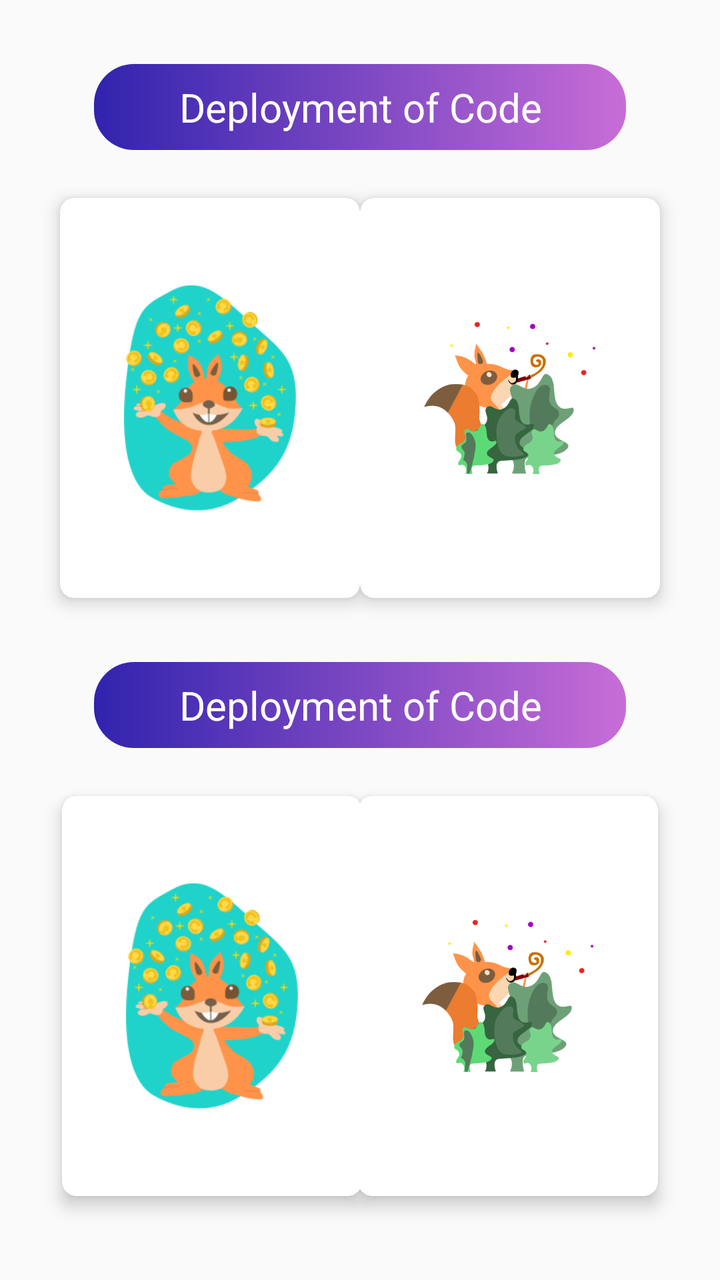
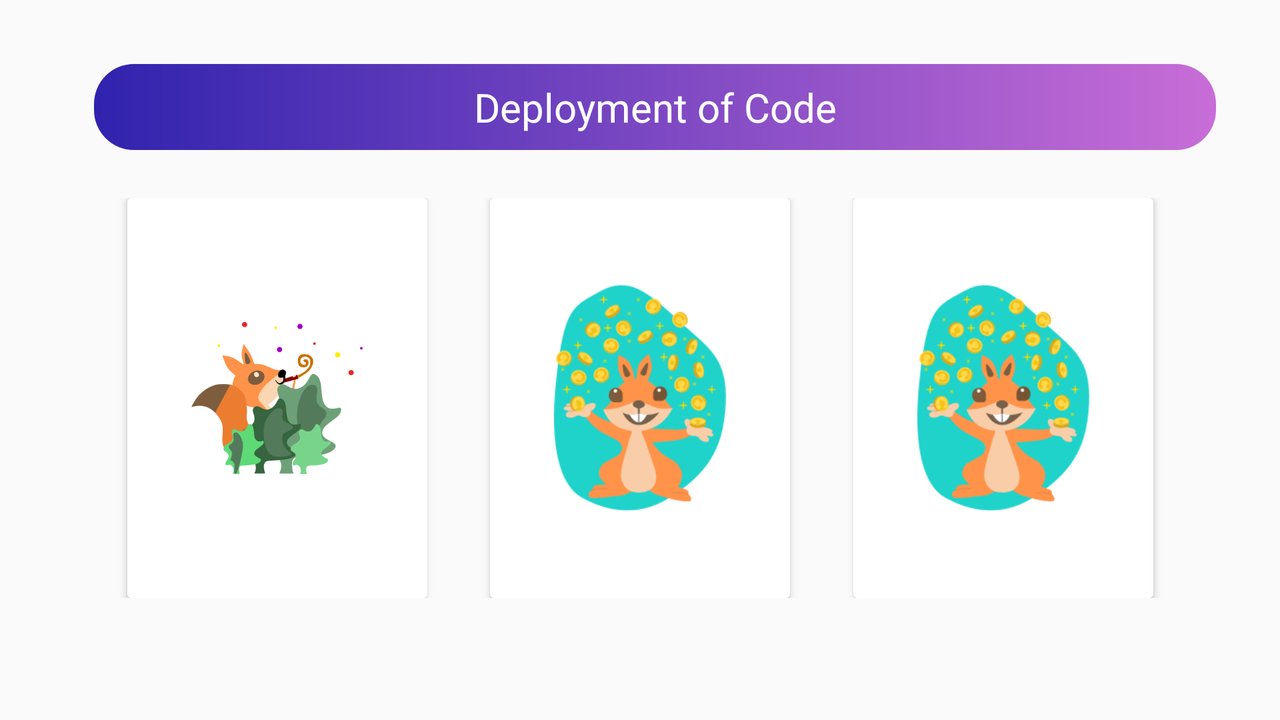

An Android layout and its configuration variant, each rendered on a device that would load it. The default file and the variant file are quoted in full after the pictures.
<!-- AndroidManifest.xml: application theme AppTheme -->
<!-- res/layout/fragment_main.xml -->
<?xml version="1.0" encoding="utf-8"?>
<androidx.constraintlayout.widget.ConstraintLayout xmlns:android="http://schemas.android.com/apk/res/android"
    xmlns:app="http://schemas.android.com/apk/res-auto"
    xmlns:tools="http://schemas.android.com/tools"
    android:id="@+id/linearLayout"
    android:layout_width="match_parent"
    android:layout_height="match_parent"
    android:orientation="vertical">

    <androidx.constraintlayout.widget.ConstraintLayout
        android:layout_width="match_parent"
        android:layout_height="match_parent"
        app:layout_constraintBottom_toBottomOf="parent"
        app:layout_constraintEnd_toEndOf="parent"
        app:layout_constraintStart_toStartOf="parent"
        app:layout_constraintTop_toTopOf="parent">

        <TextView
            android:id="@+id/textView"
            style="@style/TextViewTheme"
            android:text="@string/code_deployment"
            app:layout_constraintEnd_toEndOf="parent"
            app:layout_constraintStart_toStartOf="parent"
            app:layout_constraintTop_toTopOf="parent" />

        <androidx.cardview.widget.CardView
            android:id="@+id/cardView2"
            android:layout_width="150dp"
            android:layout_height="200dp"
            android:layout_marginStart="32dp"
            android:layout_marginTop="24dp"
            android:padding="20dp"
            app:cardCornerRadius="7dp"
            app:cardElevation="5dp"
            app:layout_constraintEnd_toStartOf="@+id/cardView"
            app:layout_constraintHorizontal_bias="0.5"
            app:layout_constraintStart_toStartOf="parent"
            app:layout_constraintTop_toBottomOf="@+id/textView">

            <androidx.constraintlayout.widget.ConstraintLayout
                android:id="@+id/constraintLayout2"
                android:layout_width="match_parent"
                android:layout_height="match_parent">

                <ImageView
                    android:id="@+id/imageView3"
                    style="@style/ImageViewPortraitTheme"
                    android:layout_width="0dp"
                    android:layout_height="0dp"
                    app:layout_constraintBottom_toBottomOf="parent"
                    app:layout_constraintEnd_toEndOf="parent"
                    app:layout_constraintStart_toStartOf="parent"
                    app:layout_constraintTop_toTopOf="parent"
                    app:srcCompat="@drawable/dummy2" />
            </androidx.constraintlayout.widget.ConstraintLayout>
        </androidx.cardview.widget.CardView>


        <androidx.cardview.widget.CardView
            android:id="@+id/cardView"
            android:layout_width="150dp"
            android:layout_height="200dp"
            android:layout_marginTop="24dp"
            android:layout_marginEnd="32dp"
            android:padding="20dp"
            app:cardCornerRadius="7dp"
            app:cardElevation="5dp"
            app:layout_constraintEnd_toEndOf="parent"
            app:layout_constraintHorizontal_bias="0.5"
            app:layout_constraintStart_toEndOf="@+id/cardView2"
            app:layout_constraintTop_toBottomOf="@+id/textView">

            <androidx.constraintlayout.widget.ConstraintLayout
                android:id="@+id/constraintLayout"
                android:layout_width="match_parent"
                android:layout_height="match_parent">

                <ImageView
                    android:id="@+id/imageView4"
                    style="@style/ImageViewPortraitTheme"
                    app:layout_constraintBottom_toBottomOf="parent"
                    app:layout_constraintEnd_toEndOf="parent"
                    app:layout_constraintStart_toStartOf="parent"
                    app:layout_constraintTop_toTopOf="parent"
                    app:srcCompat="@drawable/dummy1" />
            </androidx.constraintlayout.widget.ConstraintLayout>
        </androidx.cardview.widget.CardView>

        <androidx.constraintlayout.widget.Guideline
            android:id="@+id/guideline"
            android:layout_width="wrap_content"
            android:layout_height="wrap_content"
            android:orientation="horizontal"
            app:layout_constraintGuide_begin="20dp" />

        <TextView
            android:id="@+id/textView3"
            style="@style/TextViewTheme"
            android:text="@string/code_deployment"
            app:layout_constraintEnd_toEndOf="parent"
            app:layout_constraintStart_toStartOf="parent"
            app:layout_constraintTop_toBottomOf="@+id/cardView2" />

        <androidx.cardview.widget.CardView
            android:id="@+id/cardView3"
            android:layout_width="150dp"
            android:layout_height="200dp"
            android:layout_marginStart="32dp"
            android:layout_marginTop="24dp"
            android:padding="20dp"
            app:cardCornerRadius="7dp"
            app:cardElevation="5dp"
            app:layout_constraintEnd_toStartOf="@+id/cardView"
            app:layout_constraintHorizontal_bias="0.5"
            app:layout_constraintStart_toStartOf="parent"
            app:layout_constraintTop_toBottomOf="@+id/textView3">

            <androidx.constraintlayout.widget.ConstraintLayout
                android:id="@+id/constraintLayout3"
                android:layout_width="match_parent"
                android:layout_height="match_parent">

                <ImageView
                    android:id="@+id/imageView5"
                    style="@style/ImageViewPortraitTheme"
                    app:layout_constraintBottom_toBottomOf="parent"
                    app:layout_constraintEnd_toEndOf="parent"
                    app:layout_constraintStart_toStartOf="parent"
                    app:layout_constraintTop_toTopOf="parent"
                    app:srcCompat="@drawable/dummy2" />
            </androidx.constraintlayout.widget.ConstraintLayout>
        </androidx.cardview.widget.CardView>


        <androidx.cardview.widget.CardView
            android:id="@+id/cardView4"
            android:layout_width="150dp"
            android:layout_height="200dp"
            android:layout_marginTop="24dp"
            android:layout_marginEnd="32dp"
            android:padding="20dp"
            app:cardCornerRadius="7dp"
            app:cardElevation="5dp"
            app:layout_constraintEnd_toEndOf="parent"
            app:layout_constraintHorizontal_bias="0.5"
            app:layout_constraintStart_toEndOf="@+id/cardView2"
            app:layout_constraintTop_toBottomOf="@+id/textView3">

            <androidx.constraintlayout.widget.ConstraintLayout
                android:id="@+id/constraintLayout4"
                android:layout_width="match_parent"
                android:layout_height="match_parent">

                <ImageView
                    android:id="@+id/imageView6"
                    style="@style/ImageViewPortraitTheme"
                    app:layout_constraintBottom_toBottomOf="parent"
                    app:layout_constraintEnd_toEndOf="parent"
                    app:layout_constraintStart_toStartOf="parent"
                    app:layout_constraintTop_toTopOf="parent"
                    app:srcCompat="@drawable/dummy1" />
            </androidx.constraintlayout.widget.ConstraintLayout>
        </androidx.cardview.widget.CardView>


    </androidx.constraintlayout.widget.ConstraintLayout>

</androidx.constraintlayout.widget.ConstraintLayout>
<!-- resources referenced by this layout -->
<resources>
  <!-- drawable dummy1: png bitmap (drawable-v24, 32480 bytes) -->
  <!-- drawable dummy2: png bitmap (drawable-v24, 30161 bytes) -->
  <string name="code_deployment">Deployment of Code</string>
  <style name="ImageViewPortraitTheme" parent="@style/ImageViewTheme">
          <item name="android:layout_width">0dp</item>
          <item name="android:layout_height">0dp</item>
      </style>
  <style name="TextViewTheme" parent="TextAppearance.AppCompat">
          <item name="android:padding">8dp</item>
          <item name="android:textSize">20sp</item>
          <item name="android:textColor">@color/white</item>
          <item name="android:gravity">center</item>
          <item name="android:background">@drawable/rounded_corner</item>
          <item name="android:layout_marginStart">47dp</item>
          <item name="android:layout_marginEnd">47dp</item>
          <item name="android:layout_marginTop">32dp</item>
          <item name="android:layout_width">0dp</item>
          <item name="android:layout_height">wrap_content</item>
      </style>
  <style name="AppTheme" parent="Theme.AppCompat.Light.NoActionBar">
          
          <item name="colorPrimary">@color/colorPrimary</item>
          <item name="colorPrimaryDark">@color/colorPrimaryDark</item>
          <item name="colorAccent">@color/colorAccent</item>
      </style>
  <style name="ImageViewTheme" parent="TextAppearance.AppCompat">
          <item name="android:layout_marginStart">32dp</item>
          <item name="android:layout_marginTop">32dp</item>
          <item name="android:layout_marginEnd">32dp</item>
          <item name="android:layout_marginBottom">32dp</item>
      </style>
  <color name="white">#ffffff</color>
  <!-- drawable rounded_corner (drawable-v24) -->
  <?xml version="1.0" encoding="utf-8"?>
  <shape xmlns:android="http://schemas.android.com/apk/res/android" >
  
      <solid android:color="#ffffff" />
  
      <padding
          android:left="1dp"
          android:right="1dp"
          android:bottom="1dp"
          android:top="1dp" />
  
      <corners android:radius="20dp" />
  
      <gradient
          android:startColor="@color/gradientStart"
          android:endColor="@color/gradientEnd"
           />
  </shape>
  <color name="colorPrimary">#5C5CFF</color>
  <color name="colorPrimaryDark">#B5B5E5</color>
  <color name="colorAccent">#D81B60</color>
  <color name="gradientStart">#3023AE</color>
  <color name="gradientEnd">#C86DD7</color>
</resources>
<!-- res/layout-land/fragment_main.xml (the repository's variant of the layout above) -->
<!-- drawn on the phone turned sideways -->
<?xml version="1.0" encoding="utf-8"?>
<androidx.constraintlayout.widget.ConstraintLayout xmlns:android="http://schemas.android.com/apk/res/android"
    xmlns:app="http://schemas.android.com/apk/res-auto"
    xmlns:tools="http://schemas.android.com/tools"
    android:id="@+id/linearLayout"
    android:layout_width="match_parent"
    android:layout_height="match_parent"
    android:orientation="vertical">

    <TextView
        android:id="@+id/textView"
        style="@style/TextViewTheme"
        android:layout_width="0dp"
        android:layout_height="wrap_content"
        android:layout_marginEnd="32dp"
        android:text="@string/code_deployment"
        app:layout_constraintEnd_toEndOf="parent"
        app:layout_constraintStart_toStartOf="parent"
        app:layout_constraintTop_toTopOf="parent" />

    <androidx.constraintlayout.widget.ConstraintLayout
        android:layout_width="0dp"
        android:layout_height="200dp"
        android:layout_marginStart="32dp"
        android:layout_marginTop="24dp"
        android:layout_marginEnd="32dp"
        app:layout_constraintEnd_toEndOf="parent"
        app:layout_constraintStart_toStartOf="parent"
        app:layout_constraintTop_toBottomOf="@+id/textView">

        <androidx.cardview.widget.CardView
            android:id="@+id/cardView"
            android:layout_width="150dp"
            android:layout_height="200dp"
            android:padding="20dp"
            app:layout_constraintBottom_toBottomOf="parent"
            app:layout_constraintEnd_toStartOf="@+id/cardView2"
            app:layout_constraintHorizontal_bias="0.5"
            app:layout_constraintStart_toStartOf="parent"
            app:layout_constraintTop_toTopOf="parent">


            <ImageView
                android:id="@+id/imageView3"
                style="@style/ImageViewLandscapeTheme"
                app:layout_constraintBottom_toBottomOf="parent"
                app:layout_constraintEnd_toEndOf="parent"
                app:layout_constraintStart_toStartOf="parent"
                app:layout_constraintTop_toTopOf="parent"
                app:srcCompat="@drawable/dummy1" />
        </androidx.cardview.widget.CardView>

        <androidx.cardview.widget.CardView
            android:id="@+id/cardView2"
            android:layout_width="150dp"
            android:layout_height="200dp"
            android:padding="20dp"
            app:layout_constraintBottom_toBottomOf="parent"
            app:layout_constraintEnd_toStartOf="@+id/cardView3"
            app:layout_constraintHorizontal_bias="0.5"
            app:layout_constraintStart_toEndOf="@+id/cardView"
            app:layout_constraintTop_toTopOf="parent">


            <ImageView
                android:id="@+id/imageView2"
                style="@style/ImageViewLandscapeTheme"
                app:layout_constraintBottom_toBottomOf="parent"
                app:layout_constraintEnd_toEndOf="parent"
                app:layout_constraintStart_toStartOf="parent"
                app:layout_constraintTop_toTopOf="parent"
                app:srcCompat="@drawable/dummy2" />
        </androidx.cardview.widget.CardView>

        <androidx.cardview.widget.CardView
            android:id="@+id/cardView3"
            android:layout_width="150dp"
            android:layout_height="200dp"
            android:padding="20dp"
            app:layout_constraintBottom_toBottomOf="parent"
            app:layout_constraintEnd_toEndOf="parent"
            app:layout_constraintHorizontal_bias="0.5"
            app:layout_constraintStart_toEndOf="@+id/cardView2"
            app:layout_constraintTop_toTopOf="parent"
            app:layout_constraintVertical_bias="1.0">


            <ImageView
                android:id="@+id/imageView4"
                style="@style/ImageViewLandscapeTheme"
                app:layout_constraintBottom_toBottomOf="parent"
                app:layout_constraintEnd_toEndOf="parent"
                app:layout_constraintStart_toStartOf="parent"
                app:layout_constraintTop_toTopOf="parent"
                app:srcCompat="@drawable/dummy2" />
        </androidx.cardview.widget.CardView>


    </androidx.constraintlayout.widget.ConstraintLayout>


</androidx.constraintlayout.widget.ConstraintLayout>
<!-- resources referenced by the variant -->
<!-- as the phone turned sideways resolves them -->
<resources>
  <!-- drawable dummy1: png bitmap (drawable-v24, 32480 bytes) -->
  <!-- drawable dummy2: png bitmap (drawable-v24, 30161 bytes) -->
  <string name="code_deployment">Deployment of Code</string>
  <style name="ImageViewLandscapeTheme" parent="@style/ImageViewTheme">
          <item name="android:layout_width">match_parent</item>
          <item name="android:layout_height">match_parent</item>
      </style>
  <style name="TextViewTheme" parent="TextAppearance.AppCompat">
          <item name="android:padding">8dp</item>
          <item name="android:textSize">20sp</item>
          <item name="android:textColor">@color/white</item>
          <item name="android:gravity">center</item>
          <item name="android:background">@drawable/rounded_corner</item>
          <item name="android:layout_marginStart">47dp</item>
          <item name="android:layout_marginEnd">47dp</item>
          <item name="android:layout_marginTop">32dp</item>
          <item name="android:layout_width">0dp</item>
          <item name="android:layout_height">wrap_content</item>
      </style>
  <style name="AppTheme" parent="Theme.AppCompat.Light.NoActionBar">
          
          <item name="colorPrimary">@color/colorPrimary</item>
          <item name="colorPrimaryDark">@color/colorPrimaryDark</item>
          <item name="colorAccent">@color/colorAccent</item>
      </style>
  <style name="ImageViewTheme" parent="TextAppearance.AppCompat">
          <item name="android:layout_marginStart">32dp</item>
          <item name="android:layout_marginTop">32dp</item>
          <item name="android:layout_marginEnd">32dp</item>
          <item name="android:layout_marginBottom">32dp</item>
      </style>
  <color name="white">#ffffff</color>
  <!-- drawable rounded_corner (drawable-v24) -->
  <?xml version="1.0" encoding="utf-8"?>
  <shape xmlns:android="http://schemas.android.com/apk/res/android" >
  
      <solid android:color="#ffffff" />
  
      <padding
          android:left="1dp"
          android:right="1dp"
          android:bottom="1dp"
          android:top="1dp" />
  
      <corners android:radius="20dp" />
  
      <gradient
          android:startColor="@color/gradientStart"
          android:endColor="@color/gradientEnd"
           />
  </shape>
  <color name="colorPrimary">#5C5CFF</color>
  <color name="colorPrimaryDark">#B5B5E5</color>
  <color name="colorAccent">#D81B60</color>
  <color name="gradientStart">#3023AE</color>
  <color name="gradientEnd">#C86DD7</color>
</resources>
